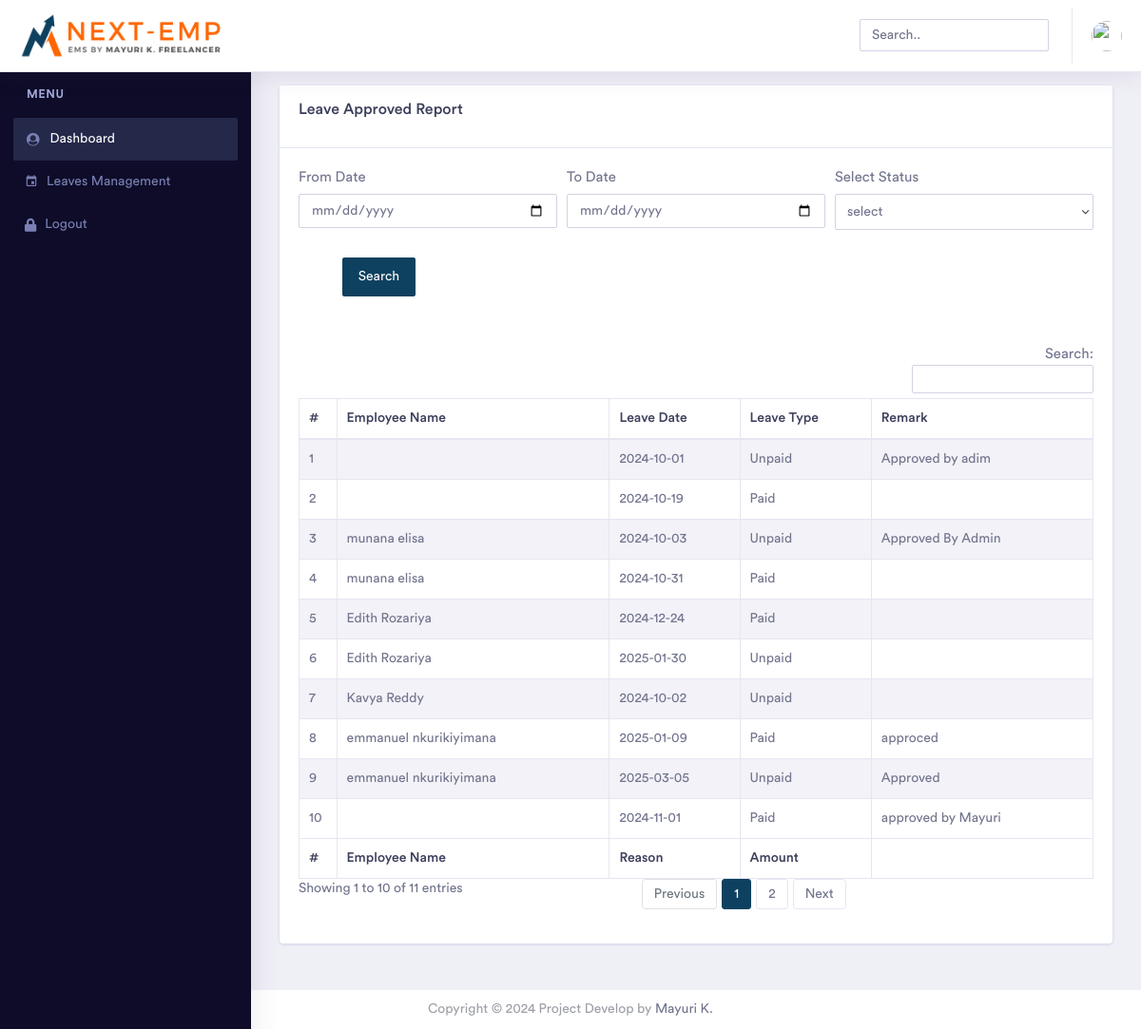
The page /admin/app_report.php (signed in) on the database its author committed.
### tables this page shows
CREATE TABLE `manage_website` (
  `id` int(11) NOT NULL AUTO_INCREMENT,
  `title` varchar(600) NOT NULL,
  `short_title` varchar(600) NOT NULL,
  `logo` text NOT NULL,
  `footer` text NOT NULL,
  `currency_code` varchar(600) NOT NULL,
  `currency_symbol` varchar(600) NOT NULL,
  `login_logo` text NOT NULL,
  `invoice_logo` text NOT NULL,
  `background_login_image` text NOT NULL,
  `status` int(11) NOT NULL,
  PRIMARY KEY (`id`)
);

CREATE TABLE `leaves` (
  `id` int(11) NOT NULL AUTO_INCREMENT,
  `user` varchar(200) NOT NULL,
  `month` varchar(150) NOT NULL,
  `year` varchar(150) NOT NULL,
  `date` date NOT NULL,
  `type` int(11) NOT NULL COMMENT '1=paid 2=unpaid',
  `total` int(50) NOT NULL,
  `status` int(11) NOT NULL,
  `remark` varchar(500) NOT NULL,
  `delete_status` tinyint(4) NOT NULL,
  PRIMARY KEY (`id`)
);

### admin/app_report.php (the view, shortened to what this page needs)
<?php include('include/head.php'); ?>
<?php include('include/header.php'); ?>
<?php include('include/sidebar.php'); ?>
<div class="dashboard-wrapper">
    <div class="container-fluid  dashboard-content">
        <div class="row">
            <div class="col-xl-12 col-lg-12 col-md-12 col-sm-12 col-12">
                <div class="card">
                    <div class="card-header">
                        <h4>Leave Approved Report </h4>
                    </div>
                    <div class="card-body">
                        <form class="form-horizontal" action="" method="post" enctype="multipart/form-data">
                            <div class="form-row">
                                <div class="col-xl-4 col-lg-4 col-md-12 col-sm-12 col-12 mb-2">
                                    <label for="validationCustom03">From Date</label>
                                    <input type="date" class="form-control " name="fromdate" required value="<?php $_POST['fromdate']; ?> ?>">
                                </div>
                                <div class="col-xl-4 col-lg-4 col-md-12 col-sm-12 col-12 mb-2">
                                    <label for="validationCustom01">To Date</label>
                                    <input type="date" class="form-control " name="todate" required value="<?php echo $todate; ?>">
                                </div>
                             <div class="col-xl-4 col-lg-4 col-md-12 col-sm-12 col-12 mb-2">
                                    <label for="validationCustom01">Select Status</label>
                                    <select name="emp" class="form-control ">
                                        <option>select</option>
                    </select>
                                </div>
                                <center>
                                    <div class="col-xl-4 col-lg-4 col-md-12 col-sm-12 col-12 mb-2">
                                        <div class="input-group">
                                            <button class="btn btn-primary" type="submit" name="search">Search</button>
                                        </div>
                                    </div>
                            </div>
                        </form>
                        <br />
                        <br />
                        <div class="table-responsive">
                            <table id="example" class="table table-striped table-bordered second" style="width:100%">
                                <thead>
                                    <tr>
                                        <th>#</th>
                                        <th>Employee Name</th>
                                           <th>Leave Date</th>
                                              <th>Leave Type</th>
                                         <th>Remark</th>
                                    </tr>
                                </thead>
                                <tbody>
                                    <?php
                                    if (isset($_POST['search'])) {
                                        $fromdate = $_POST['fromdate'];
                                        $todate = $_POST['todate'];
                                        $sql = "SELECT * FROM leaves WHERE delete_status='0' AND status=? AND date between ? and ?";
                                         $statement = $conn->prepare($sql);
                                    $statement->execute([$_POST['emp'],$fromdate,$todate]);
                                    } else {
                                        $sql = "SELECT * FROM leaves WHERE delete_status='0'  ";
                                         $statement = $conn->prepare($sql);
                                    $statement->execute();
                                    }
                                    ?>
                                    <?php
$i=1;
                                    $rec=$statement->fetchAll();
                                   foreach($rec as $key)
                                   {
                                    ?>
                                     <tr>
                                         <td><?php echo $i;?></td>
                                        <td><?php
                                    $stmt2 = $conn->prepare("SELECT * FROM `admin` WHERE id=? AND delete_status='0'");
                                    $stmt2->execute([$key['user']]);
                                    $record2 = $stmt2->fetch();
                                      echo $record2['fname'] . ' ' . $record2['lname']; ?></td>
                                                    <td><?php echo $key['date'];?></td>
                                                     <td><?php if($key['type']=='1'){echo "Paid";}elseif($key['type']=='2'){echo 'Unpaid';}?></td>
                                        <td><?php echo $key['remark'];?></td>
                                     </tr>
                                    <?php $i++;} ?>
                                </tbody>
                                <tfoot>
                                    <tr>
                                         <th>#</th>
                                        <th>Employee Name</th>
                                         <th>Reason</th>
                                          <th>Amount</th>
                                    </tr>
                                </tfoot>
                            </table>
                        </div>
                    </div>
                </div>
            </div>
        </div>
    </div>
    <?php include('include/footer.php'); ?>
</body>
</html>

### admin/include/header.php (shortened to what this page needs)
<?php
require_once('../assets/constants/fetch-my-info.php');
?>
<?php
$stmt = $conn->prepare("SELECT * FROM admin WHERE id='".$_SESSION['id']."'");
$stmt->execute();
$result = $stmt->fetch(PDO::FETCH_ASSOC);
 $sql = "SELECT * FROM manage_website where status='0'";
  $statement = $conn->prepare($sql);
                                                 $statement->execute();
                                              $row = $statement->fetch(PDO::FETCH_ASSOC);
                                                                    extract($row);?>
<body>
    <div class="dashboard-main-wrapper">
        <div class="dashboard-header">
            <nav class="navbar navbar-expand-lg bg-white fixed-top">
                <a class="navbar-brand" href="index.php">
                                <img class="img-fluid" src="../assets/uploadImage/Logo/<?php echo$login_logo; ?>" style="width:220px;height:auto;" alt="Theme-Logo" />
                            </a>
                <div class="collapse navbar-collapse " id="navbarSupportedContent">
                    <ul class="navbar-nav ml-auto navbar-right-top ">
                        <li class="nav-item">
                            <div id="custom-search" class="top-search-bar">
                                <input class="form-control" type="text" placeholder="Search..">
                            </div>
                        </li>
                         <li class="nav-item dropdown nav-user">
                            <a class="nav-link nav-user-img" href="profile.php" id="navbarDropdownMenuLink2" data-toggle="dropdown" aria-haspopup="true" aria-expanded="false"><img src="../assets/uploadImage/Profile/<?=$result['image']?>" alt="" class="user-avatar-md rounded-circle"></a>
                        </li>
   </ul>
                </div>
            </nav>
        </div>

### rows shown on the page
manage_website: login_logo (picture)
leaves: date "2024-10-01", type "Unpaid", remark "Approved by adim"
leaves: date "2024-10-19", type "Paid"
leaves: admin.fname "munana", admin.lname "elisa", date "2024-10-03", type "Unpaid", remark "Approved By Admin"
leaves: admin.fname "munana", admin.lname "elisa", date "2024-10-31", type "Paid"
leaves: admin.fname "Edith", admin.lname "Rozariya", date "2024-12-24", type "Paid"
leaves: admin.fname "Edith", admin.lname "Rozariya", date "2025-01-30", type "Unpaid"
leaves: admin.fname "Kavya", admin.lname "Reddy", date "2024-10-02", type "Unpaid"
leaves: admin.fname "emmanuel", admin.lname "nkurikiyimana", date "2025-01-09", type "Paid", remark "approced"
leaves: admin.fname "emmanuel", admin.lname "nkurikiyimana", date "2025-03-05", type "Unpaid", remark "Approved"
leaves: date "2024-11-01", type "Paid", remark "approved by Mayuri"
